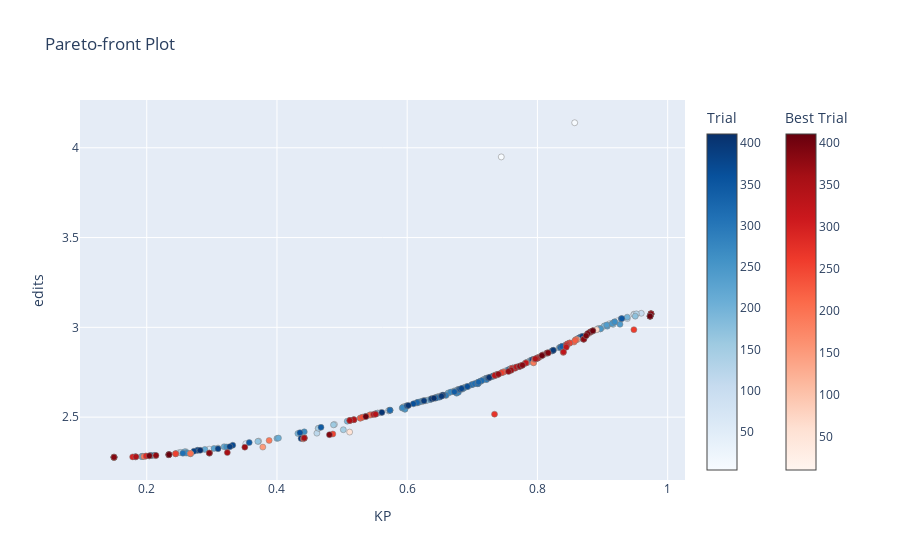

Notebook code cell kept with this figure:
### Code cell
optuna.visualization.plot_pareto_front(study, target_names=["KP", "edits"])

### Figure 1 — Plotly figure (JSON) as saved in the notebook; plotly's stock layout.template omitted (floating-point values rounded to 4 significant figures; data arrays with more than 128 entries replaced by an {"elided": "..."} marker saying what was removed)
{"data": [{"hovertemplate": "%{text}<extra>Trial</extra>", "marker": {"color": {"elided": "249 int values"}, "colorbar": {"title": {"text": "Trial"}}, "colorscale": [[0, "rgb(247,251,255)"], [0.125, "rgb(222,235,247)"], [0.25, "rgb(198,219,239)"], [0.375, "rgb(158,202,225)"], [0.5, "rgb(107,174,214)"], [0.625, "rgb(66,146,198)"], [0.75, "rgb(33,113,181)"], [0.875, "rgb(8,81,156)"], [1, "rgb(8,48,107)"]], "line": {"color": "Grey", "width": 0.5}}, "mode": "markers", "showlegend": false, "text": {"elided": "249 str values"}, "type": "scatter", "x": {"elided": "249 float values"}, "y": {"elided": "249 float values"}}, {"hovertemplate": "%{text}<extra>Best Trial</extra>", "marker": {"color": {"elided": "153 int values"}, "colorbar": {"title": {"text": "Best Trial"}, "x": 1.1, "xpad": 40}, "colorscale": [[0, "rgb(255,245,240)"], [0.125, "rgb(254,224,210)"], [0.25, "rgb(252,187,161)"], [0.375, "rgb(252,146,114)"], [0.5, "rgb(251,106,74)"], [0.625, "rgb(239,59,44)"], [0.75, "rgb(203,24,29)"], [0.875, "rgb(165,15,21)"], [1, "rgb(103,0,13)"]], "line": {"color": "Grey", "width": 0.5}}, "mode": "markers", "showlegend": false, "text": {"elided": "153 str values"}, "type": "scatter", "x": {"elided": "153 float values"}, "y": {"elided": "153 float values"}}], "layout": {"title": {"text": "Pareto-front Plot"}, "xaxis": {"title": {"text": "KP"}}, "yaxis": {"title": {"text": "edits"}}}}
